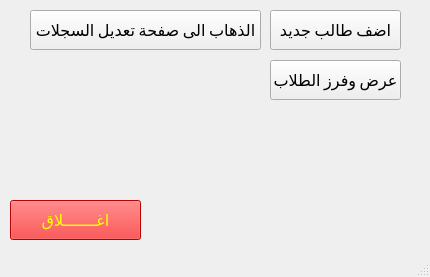
<?xml version="1.0" encoding="UTF-8"?>
<ui version="4.0">
 <class>SRecord</class>
 <widget class="QMainWindow" name="SRecord">
  <property name="geometry">
   <rect>
    <x>0</x>
    <y>0</y>
    <width>430</width>
    <height>277</height>
   </rect>
  </property>
  <property name="windowTitle">
   <string>SRecord</string>
  </property>
  <widget class="QWidget" name="centralwidget">
   <property name="font">
    <font>
     <family>Calibri</family>
     <pointsize>12</pointsize>
    </font>
   </property>
   <widget class="QPushButton" name="btnaddstudent">
    <property name="geometry">
     <rect>
      <x>270</x>
      <y>10</y>
      <width>131</width>
      <height>40</height>
     </rect>
    </property>
    <property name="cursor">
     <cursorShape>PointingHandCursor</cursorShape>
    </property>
    <property name="layoutDirection">
     <enum>Qt::RightToLeft</enum>
    </property>
    <property name="text">
     <string>اضف طالب جديد</string>
    </property>
    <property name="icon">
     <iconset theme="user-desktop">
      <normaloff>.</normaloff>.</iconset>
    </property>
   </widget>
   <widget class="QPushButton" name="btnsrecordclose">
    <property name="geometry">
     <rect>
      <x>10</x>
      <y>200</y>
      <width>131</width>
      <height>40</height>
     </rect>
    </property>
    <property name="styleSheet">
     <string notr="true">background-color: rgb(255, 0, 0);
color: rgb(255, 255, 0);
font: 14pt &quot;Arial&quot;;</string>
    </property>
    <property name="text">
     <string>اغـــــــلاق</string>
    </property>
   </widget>
   <widget class="QPushButton" name="btnstdrecordshow">
    <property name="geometry">
     <rect>
      <x>270</x>
      <y>60</y>
      <width>131</width>
      <height>40</height>
     </rect>
    </property>
    <property name="cursor">
     <cursorShape>PointingHandCursor</cursorShape>
    </property>
    <property name="layoutDirection">
     <enum>Qt::RightToLeft</enum>
    </property>
    <property name="text">
     <string>عرض وفرز الطلاب</string>
    </property>
    <property name="icon">
     <iconset theme="user-desktop">
      <normaloff>.</normaloff>.</iconset>
    </property>
   </widget>
   <widget class="QPushButton" name="btnstudenteditdelete">
    <property name="geometry">
     <rect>
      <x>30</x>
      <y>10</y>
      <width>231</width>
      <height>40</height>
     </rect>
    </property>
    <property name="cursor">
     <cursorShape>PointingHandCursor</cursorShape>
    </property>
    <property name="layoutDirection">
     <enum>Qt::RightToLeft</enum>
    </property>
    <property name="text">
     <string>الذهاب الى صفحة تعديل السجلات</string>
    </property>
    <property name="icon">
     <iconset theme="user-desktop">
      <normaloff>.</normaloff>.</iconset>
    </property>
   </widget>
  </widget>
  <widget class="QMenuBar" name="menubar">
   <property name="geometry">
    <rect>
     <x>0</x>
     <y>0</y>
     <width>430</width>
     <height>17</height>
    </rect>
   </property>
  </widget>
  <widget class="QStatusBar" name="statusbar"/>
  <action name="action">
   <property name="text">
    <string>معلومات الطلاب</string>
   </property>
   <property name="font">
    <font>
     <family>Calibri</family>
     <pointsize>12</pointsize>
    </font>
   </property>
  </action>
  <action name="action_2">
   <property name="text">
    <string>التدريسين</string>
   </property>
  </action>
  <action name="action_4">
   <property name="text">
    <string>اسماء المواد</string>
   </property>
  </action>
 </widget>
 <resources/>
 <connections/>
</ui>
